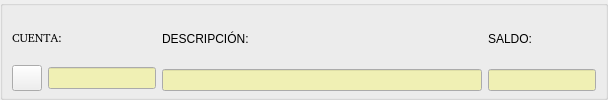
      <widget class="QGroupBox" name="groupBox">
       <property name="title">
        <string/>
       </property>
       <layout class="QHBoxLayout">
        <property name="spacing">
         <number>6</number>
        </property>
        <property name="leftMargin">
         <number>9</number>
        </property>
        <property name="topMargin">
         <number>3</number>
        </property>
        <property name="rightMargin">
         <number>9</number>
        </property>
        <property name="bottomMargin">
         <number>6</number>
        </property>
        <item>
         <layout class="QVBoxLayout">
          <property name="spacing">
           <number>0</number>
          </property>
          <property name="leftMargin">
           <number>0</number>
          </property>
          <property name="topMargin">
           <number>0</number>
          </property>
          <property name="rightMargin">
           <number>0</number>
          </property>
          <property name="bottomMargin">
           <number>0</number>
          </property>
          <item>
           <widget class="QLabel" name="Cuentalabel">
            <property name="font">
             <font>
              <family>Helvetica [Adobe]</family>
             </font>
            </property>
            <property name="text">
             <string>CUENTA:</string>
            </property>
            <property name="wordWrap">
             <bool>false</bool>
            </property>
           </widget>
          </item>
          <item>
           <layout class="QHBoxLayout">
            <property name="spacing">
             <number>6</number>
            </property>
            <property name="leftMargin">
             <number>0</number>
            </property>
            <property name="topMargin">
             <number>0</number>
            </property>
            <property name="rightMargin">
             <number>0</number>
            </property>
            <property name="bottomMargin">
             <number>0</number>
            </property>
            <item>
             <widget class="QPushButton" name="mayorpushButton">
              <property name="minimumSize">
               <size>
                <width>30</width>
                <height>26</height>
               </size>
              </property>
              <property name="maximumSize">
               <size>
                <width>30</width>
                <height>26</height>
               </size>
              </property>
              <property name="toolTip">
               <string>Consultar mayor</string>
              </property>
              <property name="text">
               <string/>
              </property>
              <property name="icon">
               <iconset resource="keme.qrc">
                <normaloff>:/iconos/graf/mayor3.png</normaloff>:/iconos/graf/mayor3.png</iconset>
              </property>
             </widget>
            </item>
            <item>
             <widget class="QLineEdit" name="CodigoEd">
              <property name="enabled">
               <bool>true</bool>
              </property>
              <property name="maximumSize">
               <size>
                <width>180</width>
                <height>16777215</height>
               </size>
              </property>
              <property name="palette">
               <palette>
                <active>
                 <colorrole role="Text">
                  <brush brushstyle="SolidPattern">
                   <color alpha="255">
                    <red>11</red>
                    <green>39</green>
                    <blue>8</blue>
                   </color>
                  </brush>
                 </colorrole>
                 <colorrole role="Base">
                  <brush brushstyle="SolidPattern">
                   <color alpha="255">
                    <red>240</red>
                    <green>240</green>
                    <blue>180</blue>
                   </color>
                  </brush>
                 </colorrole>
                </active>
                <inactive>
                 <colorrole role="Text">
                  <brush brushstyle="SolidPattern">
                   <color alpha="255">
                    <red>11</red>
                    <green>39</green>
                    <blue>8</blue>
                   </color>
                  </brush>
                 </colorrole>
                 <colorrole role="Base">
                  <brush brushstyle="SolidPattern">
                   <color alpha="255">
                    <red>240</red>
                    <green>240</green>
                    <blue>180</blue>
                   </color>
                  </brush>
                 </colorrole>
                </inactive>
                <disabled>
                 <colorrole role="Text">
                  <brush brushstyle="SolidPattern">
                   <color alpha="255">
                    <red>168</red>
                    <green>169</green>
                    <blue>169</blue>
                   </color>
                  </brush>
                 </colorrole>
                 <colorrole role="Base">
                  <brush brushstyle="SolidPattern">
                   <color alpha="255">
                    <red>255</red>
                    <green>255</green>
                    <blue>255</blue>
                   </color>
                  </brush>
                 </colorrole>
                </disabled>
               </palette>
              </property>
              <property name="readOnly">
               <bool>true</bool>
              </property>
             </widget>
            </item>
           </layout>
          </item>
         </layout>
        </item>
        <item>
         <layout class="QVBoxLayout">
          <property name="spacing">
           <number>0</number>
          </property>
          <property name="leftMargin">
           <number>0</number>
          </property>
          <property name="topMargin">
           <number>0</number>
          </property>
          <property name="rightMargin">
           <number>0</number>
          </property>
          <property name="bottomMargin">
           <number>0</number>
          </property>
          <item>
           <widget class="QLabel" name="textLabel1_2">
            <property name="text">
             <string>DESCRIPCIÓN:</string>
            </property>
            <property name="wordWrap">
             <bool>false</bool>
            </property>
           </widget>
          </item>
          <item>
           <widget class="QLineEdit" name="NombreEd">
            <property name="minimumSize">
             <size>
              <width>320</width>
              <height>0</height>
             </size>
            </property>
            <property name="palette">
             <palette>
              <active>
               <colorrole role="Text">
                <brush brushstyle="SolidPattern">
                 <color alpha="255">
                  <red>14</red>
                  <green>40</green>
                  <blue>11</blue>
                 </color>
                </brush>
               </colorrole>
               <colorrole role="Base">
                <brush brushstyle="SolidPattern">
                 <color alpha="255">
                  <red>240</red>
                  <green>240</green>
                  <blue>180</blue>
                 </color>
                </brush>
               </colorrole>
              </active>
              <inactive>
               <colorrole role="Text">
                <brush brushstyle="SolidPattern">
                 <color alpha="255">
                  <red>14</red>
                  <green>40</green>
                  <blue>11</blue>
                 </color>
                </brush>
               </colorrole>
               <colorrole role="Base">
                <brush brushstyle="SolidPattern">
                 <color alpha="255">
                  <red>240</red>
                  <green>240</green>
                  <blue>180</blue>
                 </color>
                </brush>
               </colorrole>
              </inactive>
              <disabled>
               <colorrole role="Text">
                <brush brushstyle="SolidPattern">
                 <color alpha="255">
                  <red>168</red>
                  <green>169</green>
                  <blue>169</blue>
                 </color>
                </brush>
               </colorrole>
               <colorrole role="Base">
                <brush brushstyle="SolidPattern">
                 <color alpha="255">
                  <red>255</red>
                  <green>255</green>
                  <blue>255</blue>
                 </color>
                </brush>
               </colorrole>
              </disabled>
             </palette>
            </property>
            <property name="readOnly">
             <bool>true</bool>
            </property>
           </widget>
          </item>
         </layout>
        </item>
        <item>
         <layout class="QVBoxLayout">
          <property name="spacing">
           <number>0</number>
          </property>
          <property name="leftMargin">
           <number>0</number>
          </property>
          <property name="topMargin">
           <number>0</number>
          </property>
          <property name="rightMargin">
           <number>0</number>
          </property>
          <property name="bottomMargin">
           <number>0</number>
          </property>
          <item>
           <widget class="QLabel" name="textLabel1">
            <property name="text">
             <string>SALDO:</string>
            </property>
            <property name="wordWrap">
             <bool>false</bool>
            </property>
           </widget>
          </item>
          <item>
           <widget class="QLineEdit" name="saldolineEdit">
            <property name="maximumSize">
             <size>
              <width>160</width>
              <height>16777215</height>
             </size>
            </property>
            <property name="palette">
             <palette>
              <active>
               <colorrole role="Text">
                <brush brushstyle="SolidPattern">
                 <color alpha="255">
                  <red>19</red>
                  <green>42</green>
                  <blue>16</blue>
                 </color>
                </brush>
               </colorrole>
               <colorrole role="Base">
                <brush brushstyle="SolidPattern">
                 <color alpha="255">
                  <red>240</red>
                  <green>240</green>
                  <blue>180</blue>
                 </color>
                </brush>
               </colorrole>
              </active>
              <inactive>
               <colorrole role="Text">
                <brush brushstyle="SolidPattern">
                 <color alpha="255">
                  <red>19</red>
                  <green>42</green>
                  <blue>16</blue>
                 </color>
                </brush>
               </colorrole>
               <colorrole role="Base">
                <brush brushstyle="SolidPattern">
                 <color alpha="255">
                  <red>240</red>
                  <green>240</green>
                  <blue>180</blue>
                 </color>
                </brush>
               </colorrole>
              </inactive>
              <disabled>
               <colorrole role="Text">
                <brush brushstyle="SolidPattern">
                 <color alpha="255">
                  <red>168</red>
                  <green>169</green>
                  <blue>169</blue>
                 </color>
                </brush>
               </colorrole>
               <colorrole role="Base">
                <brush brushstyle="SolidPattern">
                 <color alpha="255">
                  <red>255</red>
                  <green>255</green>
                  <blue>255</blue>
                 </color>
                </brush>
               </colorrole>
              </disabled>
             </palette>
            </property>
            <property name="alignment">
             <set>Qt::AlignRight</set>
            </property>
            <property name="readOnly">
             <bool>true</bool>
            </property>
           </widget>
          </item>
         </layout>
        </item>
       </layout>
      </widget>
